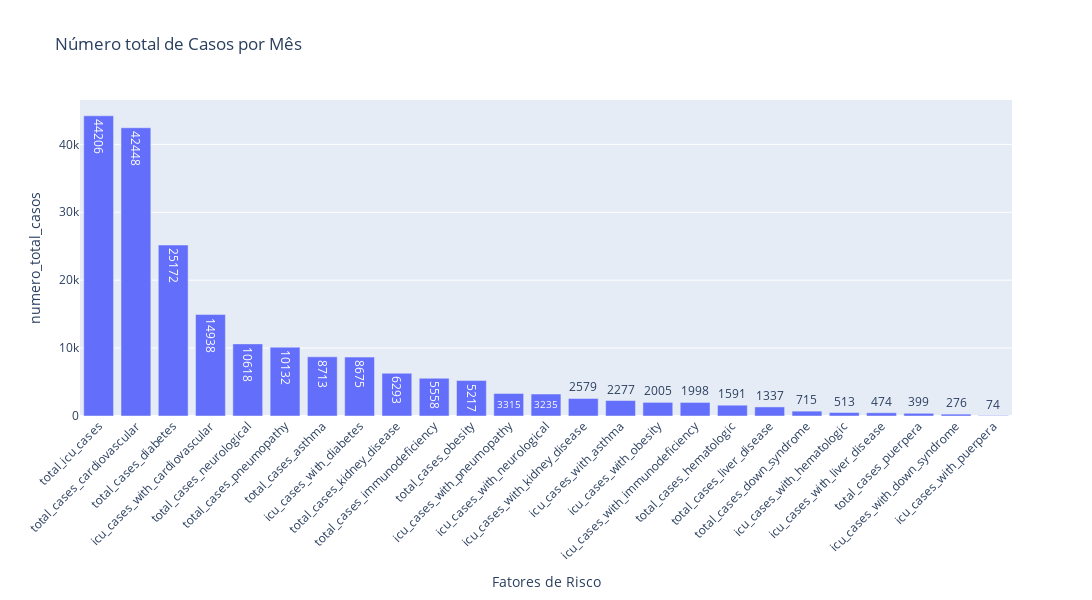

Notebook cell for this chart:
### Code cell
# Criar o gráfico de barras com Plotly
fig = px.bar(df_melted, 
             x='fator_risco', 
             y='numero_total_casos',
             title='Número total de Casos por Mês',
             labels={'sum': 'Número Total de Casos', 'fator_risco': 'Fatores de Risco'},
             text='numero_total_casos')  # Isso adiciona os valores nas barras

# Personalizar o layout
fig.update_layout(
    autosize=False,
    width=1200,
    height=600,
    xaxis_tickangle=-45
)

# Mostrar o gráfico
fig.show()

### Figure 1 — Plotly figure (JSON) as saved in the notebook; plotly's stock layout.template omitted (floating-point values rounded to 4 significant figures)
{"data": [{"hovertemplate": "Fatores de Risco=%{x}<br>numero_total_casos=%{text}<extra></extra>", "legendgroup": "", "marker": {"color": "#636efa", "pattern": {"shape": ""}}, "name": "", "orientation": "v", "showlegend": false, "text": [44210.0, 42450.0, 25170.0, 14940.0, 10620.0, 10130.0, 8713.0, 8675.0, 6293.0, 5558.0, 5217.0, 3315.0, 3235.0, 2579.0, 2277.0, 2005.0, 1998.0, 1591.0, 1337.0, 715.0, 513.0, 474.0, 399.0, 276.0, 74.0], "textposition": "auto", "type": "bar", "x": ["total_icu_cases", "total_cases_cardiovascular", "total_cases_diabetes", "icu_cases_with_cardiovascular", "total_cases_neurological", "total_cases_pneumopathy", "total_cases_asthma", "icu_cases_with_diabetes", "total_cases_kidney_disease", "total_cases_immunodeficiency", "total_cases_obesity", "icu_cases_with_pneumopathy", "icu_cases_with_neurological", "icu_cases_with_kidney_disease", "icu_cases_with_asthma", "icu_cases_with_obesity", "icu_cases_with_immunodeficiency", "total_cases_hematologic", "total_cases_liver_disease", "total_cases_down_syndrome", "icu_cases_with_hematologic", "icu_cases_with_liver_disease", "total_cases_puerpera", "icu_cases_with_down_syndrome", "icu_cases_with_puerpera"], "xaxis": "x", "y": [44206, 42448, 25172, 14938, 10618, 10132, 8713, 8675, 6293, 5558, 5217, 3315, 3235, 2579, 2277, 2005, 1998, 1591, 1337, 715, 513, 474, 399, 276, 74], "yaxis": "y"}], "layout": {"autosize": false, "barmode": "relative", "height": 600, "legend": {"tracegroupgap": 0}, "title": {"text": "Número total de Casos por Mês"}, "width": 1200, "xaxis": {"anchor": "y", "domain": [0, 1], "tickangle": -45, "title": {"text": "Fatores de Risco"}}, "yaxis": {"anchor": "x", "domain": [0, 1], "title": {"text": "numero_total_casos"}}}}
